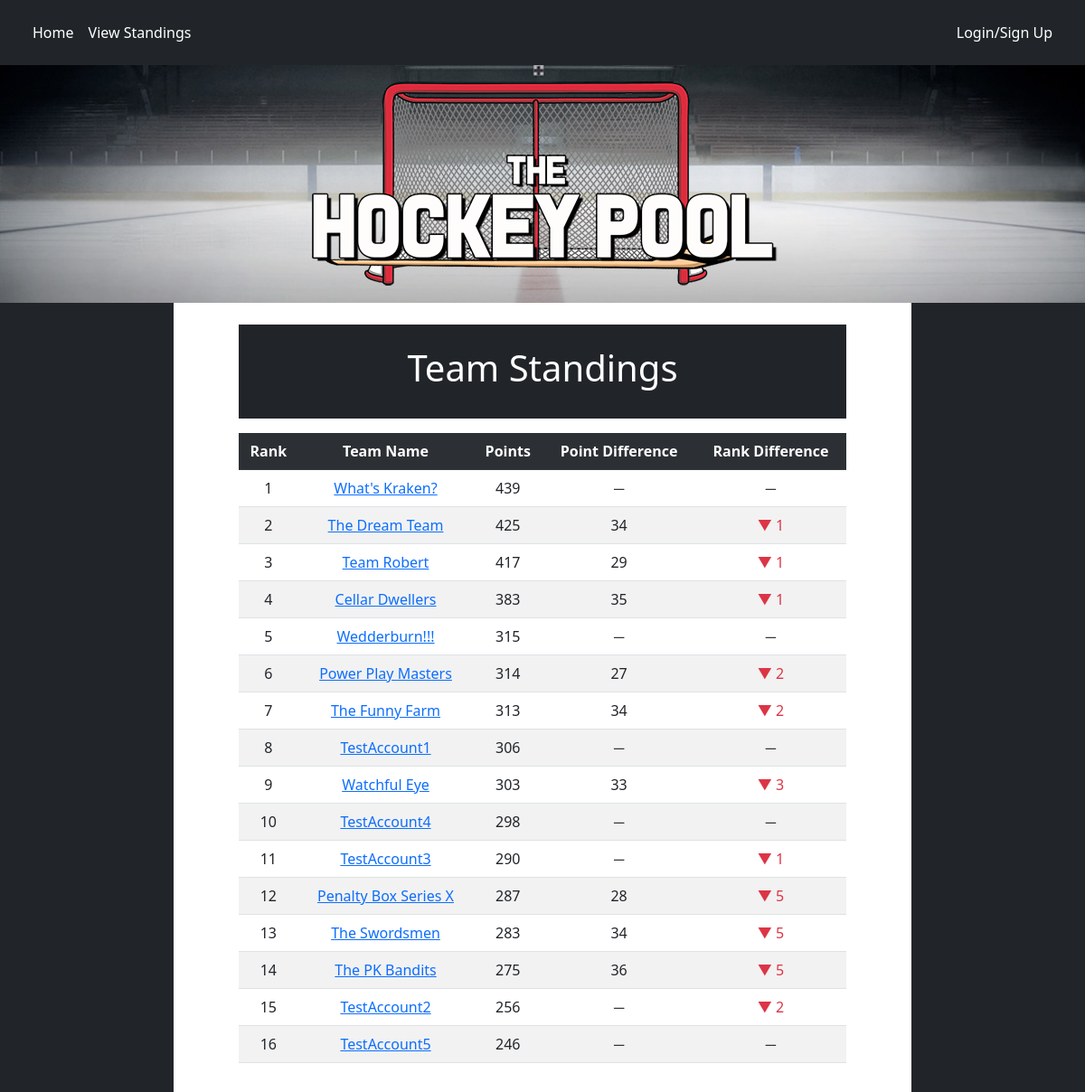
The app's page /teamStandings, older data.
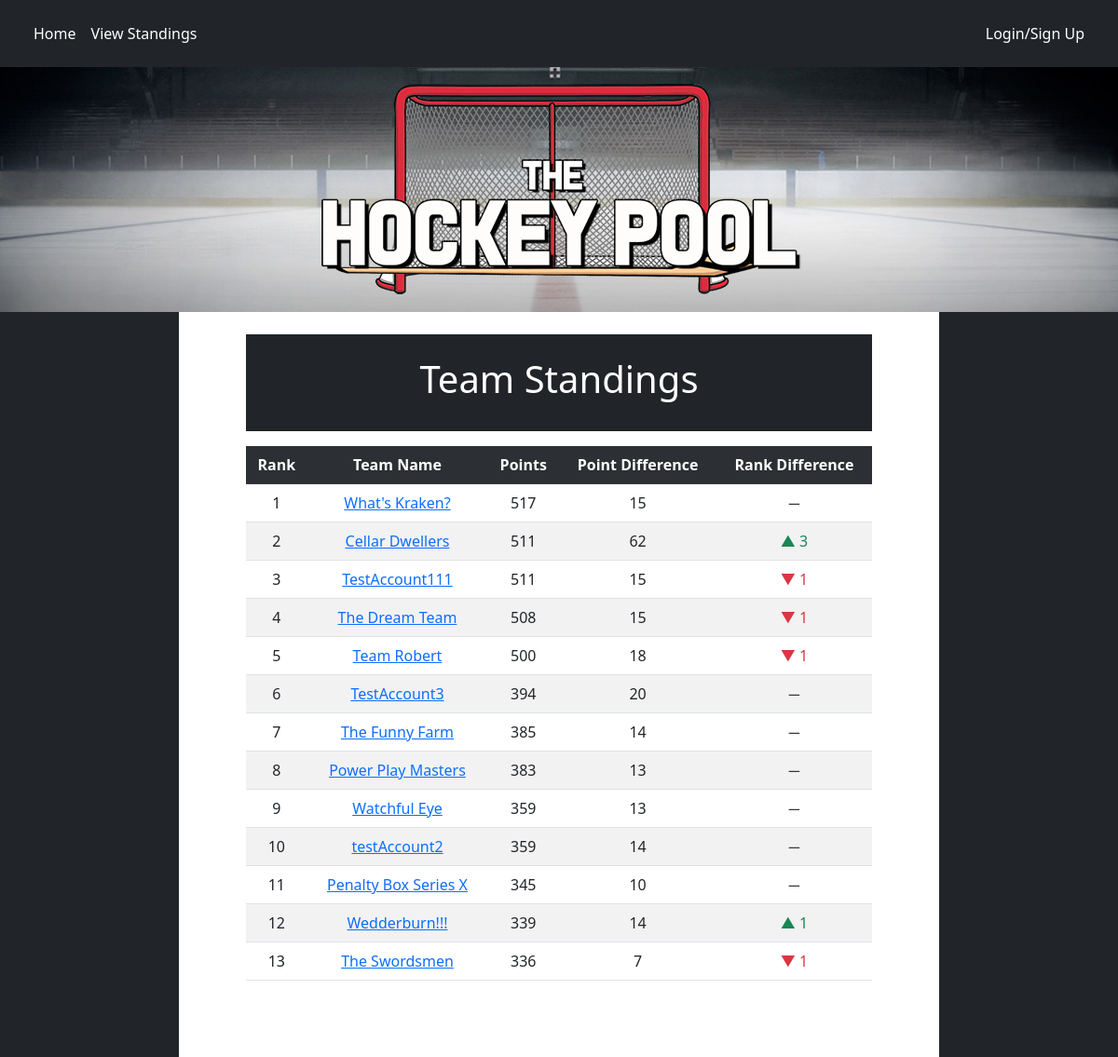
The same page, newer data.
### tables this page shows
CREATE TABLE "standings" (
	"teamID" 	int not NULL,
	"points"	int not NULL DEFAULT 0,
	"pointsYesterday"	int not NULL DEFAULT 0,
	"rank"	int not NULL DEFAULT 0,
	"rankYesterday"	int not NULL DEFAULT 0,
	PRIMARY KEY("teamID"),
	CONSTRAINT "standings-fk-teamID"
	FOREIGN KEY ("teamID")
    REFERENCES poolTeams ("teamID")
);

CREATE TABLE "poolTeams" (
	"teamID"	INTEGER NOT NULL,
	"teamName"	varchar(40) NOT NULL,
	"username"	varchar(30) NOT NULL,
	"player1"	INTEGER NOT NULL,
	"player2"	INTEGER NOT NULL,
	"player3"	INTEGER NOT NULL,
	"player4"	INTEGER NOT NULL,
	"player5"	INTEGER NOT NULL,
	"player6"	INTEGER NOT NULL,
	"player7"	INTEGER NOT NULL,
	"player8"	INTEGER NOT NULL,
	"player9"	INTEGER NOT NULL,
	"player10"	INTEGER NOT NULL,
	"player11"	INTEGER NOT NULL,
	"player12"	INTEGER NOT NULL,
	"player13"	INTEGER NOT NULL,
	"player14"	INTEGER NOT NULL,
	"player15"	INTEGER NOT NULL,
	"player16"	INTEGER NOT NULL,
	"player17"	INTEGER NOT NULL,
	"player18"	INTEGER NOT NULL,
	"player19"	INTEGER NOT NULL,
	"player20"	INTEGER NOT NULL,
	"player21"	INTEGER NOT NULL,
	"teamLogo"	TEXT NOT NULL,
	CONSTRAINT "poolTeams-fk-player15" FOREIGN KEY("player15") REFERENCES "players"("playerID"),
	CONSTRAINT "poolTeams-fk-player6" FOREIGN KEY("player6") REFERENCES "players"("playerID"),
	CONSTRAINT "poolTeams-fk-player11" FOREIGN KEY("player11") REFERENCES "players"("playerID"),
	CONSTRAINT "poolTeams-fk-player1" FOREIGN KEY("player1") REFERENCES "players"("playerID"),
	CONSTRAINT "poolTeams-fk-player3" FOREIGN KEY("player3") REFERENCES "players"("playerID"),
	CONSTRAINT "poolTeams-fk-player12" FOREIGN KEY("player12") REFERENCES "players"("playerID"),
	CONSTRAINT "poolTeams-fk-player20" FOREIGN KEY("player20") REFERENCES "players"("playerID"),
	CONSTRAINT "poolTeams-fk-users" FOREIGN KEY("username") REFERENCES "users"("username"),
	CONSTRAINT "poolTeams-fk-player13" FOREIGN KEY("player13") REFERENCES "players"("playerID"),
	CONSTRAINT "poolTeams-fk-player14" FOREIGN KEY("player14") REFERENCES "players"("playerID"),
	CONSTRAINT "poolTeams-fk-player18" FOREIGN KEY("player18") REFERENCES "players"("playerID"),
	CONSTRAINT "poolTeams-fk-player10" FOREIGN KEY("player10") REFERENCES "players"("playerID"),
	CONSTRAINT "poolTeams-fk-player9" FOREIGN KEY("player9") REFERENCES "players"("playerID"),
	CONSTRAINT "poolTeams-fk-player2" FOREIGN KEY("player2") REFERENCES "players"("playerID"),
	CONSTRAINT "poolTeams-fk-player5" FOREIGN KEY("player5") REFERENCES "players"("playerID"),
	CONSTRAINT "poolTeams-fk-player7" FOREIGN KEY("player7") REFERENCES "players"("playerID"),
	CONSTRAINT "poolTeams-fk-player19" FOREIGN KEY("player19") REFERENCES "players"("playerID"),
	CONSTRAINT "poolTeams-fk-player21" FOREIGN KEY("player21") REFERENCES "players"("playerID"),
	CONSTRAINT "poolTeams-fk-player4" FOREIGN KEY("player4") REFERENCES "players"("playerID"),
	CONSTRAINT "poolTeams-fk-player8" FOREIGN KEY("player8") REFERENCES "players"("playerID"),
	PRIMARY KEY("teamID" AUTOINCREMENT),
	CONSTRAINT "poolTeams-fk-player17" FOREIGN KEY("player17") REFERENCES "players"("playerID"),
	CONSTRAINT "poolTeams-fk-player16" FOREIGN KEY("player16") REFERENCES "players"("playerID")
);

### application.py (the view)
@app.route("/teamStandings")
def teamStandings():
    while True:
        try:
            db.connect()
            teamStandings = db.getTeamStandings()
            return render_template("teamStandings.html", teamStandings=teamStandings, username=getUserInfo(),
                                   permission=getUserPermission(), userTeamID=getUserTeamID())
        except sqlite3.ProgrammingError:
            db.close()

### application.py (called while the page is built)
def userTeam():
    while (True):
        try:
            db.connect()
            username = None
            teamInPool = False
            if "username" in session:
                username = session["username"]
                if (db.checkForUserInPool(username)):
                    teamInPool = True
            return teamInPool
        except sqlite3.ProgrammingError:
            db.close()

def getUserTeamID():
    while (True):
        try:
            db.connect()
            username = None
            teamID = None
            if(userTeam()):
                username = session["username"]
                teamID = db.getUserPoolTeamID(username)
            return teamID
        except sqlite3.ProgrammingError:
            db.close()

def getUserInfo():
    username = None
    if "username" in session:
        username = session["username"]
    return username

def getUserPermission():
    permission = None
    if "permission" in session:
        permission = session["permission"]
    return permission

### db.py (called while the page is built, shortened)
def connect():
    global conn

### templates/teamStandings.html (shortened to what this page needs)
{% extends "base.html" %}
{% block content %}
    <div class="aligns-items-center justify-content-center pb-3" style="max-width: 700px; text-align: center">
        <div id="heading" class="mt-4 p-4 bg-dark text-white">
            <h1 style="text-align:center">Team Standings</h1>
        </div>
        <div class="pt-3">
            <table class="table table-striped w-100" style="text-align:center">
                <tr class="table-dark"><th scope="col">Rank</th><th scope="col">Team Name</th><th scope="col">Points</th><th scope="col">Point Difference</th><th scope="col">Rank Difference</th></tr>
                {% for team in teamStandings %}
                    <tr><td>{{team[4]}}</td><td><a href="{{ url_for('teamStats', teamID=team[0]) }}">{{team[1]}}</a></td><td>
                        {{team[2]}}</td>
                        {% if team[2]-team[3] > 0 %}
                            <td>{{team[2]-team[3]}}</td>
                        {% else %}
                            <td>&#9472</td>
                        {% endif %}
                        {% if team[5]-team[4] > 0 %}
                            <td class="text-success">&#9650 {{team[5]-team[4]}}</td>
                        {% elif team[5]-team[4] < 0 %}
                            <td class="text-danger">&#9660 {{(team[5]-team[4])|abs}}</td>
                        {% else %}
                            <td>&#9472</td>
                        {% endif %}
                    </tr>
                {% endfor %}
            </table>
        </div>
    </div>
{% endblock %}

Row changes from the older to the newer data that the page shows:
removed standings: rank "5", teamName "Wedderburn!!!", points "315"
removed standings: rank "8", teamName "TestAccount1", points "306"
removed standings: rank "10", teamName "TestAccount4", points "298"
removed standings: rank "11", teamName "TestAccount3", points "290", (team[5]-team[4])|abs "1"
removed standings: rank "14", teamName "The PK Bandits", points "275", team[2]-team[3] "36", (team[5]-team[4])|abs "5"
removed standings: rank "15", teamName "TestAccount2", points "256", (team[5]-team[4])|abs "2"
removed standings: rank "16", teamName "TestAccount5", points "246"
changed standings "What's Kraken?": points "439" → "517"; team[2]-team[3] (not shown) → "15"; no longer shows "─"
changed standings "Cellar Dwellers": rank "4" → "2"; points "383" → "511"; team[2]-team[3] "35" → "62"; team[5]-team[4] (not shown) → "3"; (team[5]-team[4])|abs "1" → (not shown); rankYesterday "▼" → "▲"; moves up the list
added standings: rank "3", teamName "TestAccount111", points "511", team[2]-team[3] "15", (team[5]-team[4])|abs "1"
changed standings "The Dream Team": rank "2" → "4"; points "425" → "508"; team[2]-team[3] "34" → "15"
changed standings "Team Robert": rank "3" → "5"; points "417" → "500"; team[2]-team[3] "29" → "18"
added standings: rank "6", teamName "TestAccount3", points "394", team[2]-team[3] "20"
changed standings "The Funny Farm": points "313" → "385"; team[2]-team[3] "34" → "14"; (team[5]-team[4])|abs "2" → (not shown); rankYesterday "▼" → "─"; moves up the list
changed standings "Power Play Masters": rank "6" → "8"; points "314" → "383"; team[2]-team[3] "27" → "13"; (team[5]-team[4])|abs "2" → (not shown); rankYesterday "▼" → "─"
changed standings "Watchful Eye": points "303" → "359"; team[2]-team[3] "33" → "13"; (team[5]-team[4])|abs "3" → (not shown); rankYesterday "▼" → "─"
added standings: rank "10", teamName "testAccount2", points "359", team[2]-team[3] "14"
changed standings "Penalty Box Series X": rank "12" → "11"; points "287" → "345"; team[2]-team[3] "28" → "10"; (team[5]-team[4])|abs "5" → (not shown); rankYesterday "▼" → "─"
added standings: rank "12", teamName "Wedderburn!!!", points "339", team[2]-team[3] "14", team[5]-team[4] "1"
changed standings "The Swordsmen": points "283" → "336"; team[2]-team[3] "34" → "7"; (team[5]-team[4])|abs "5" → "1"
